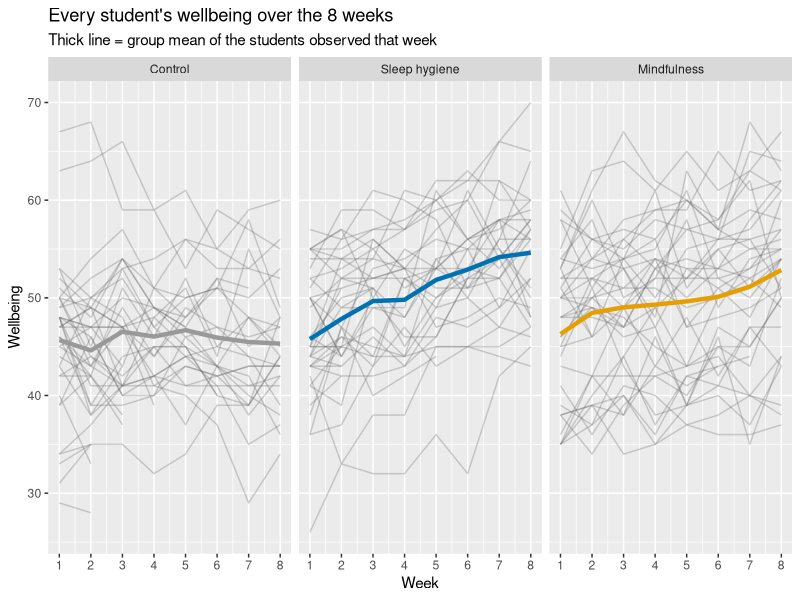
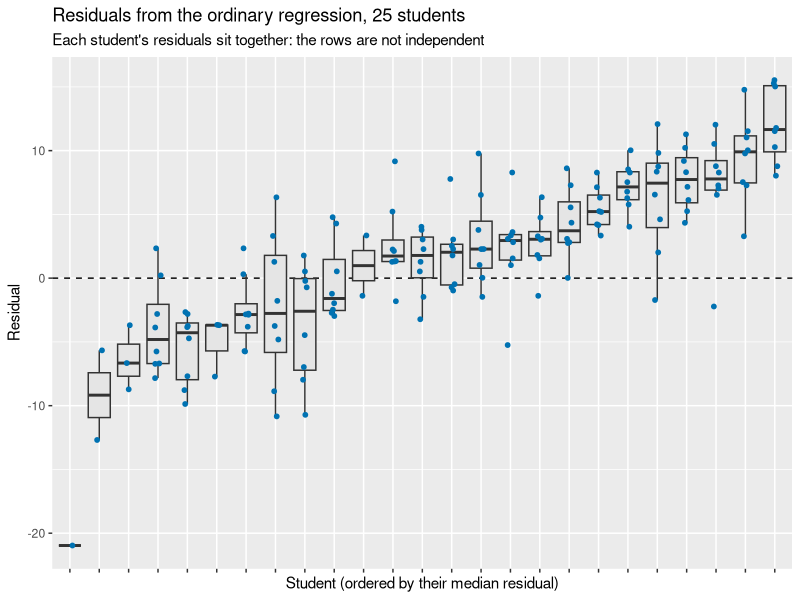
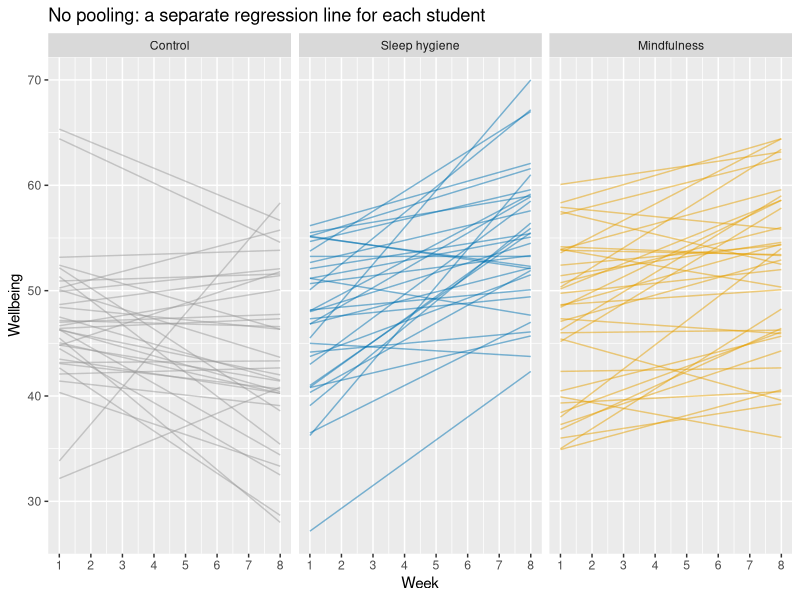
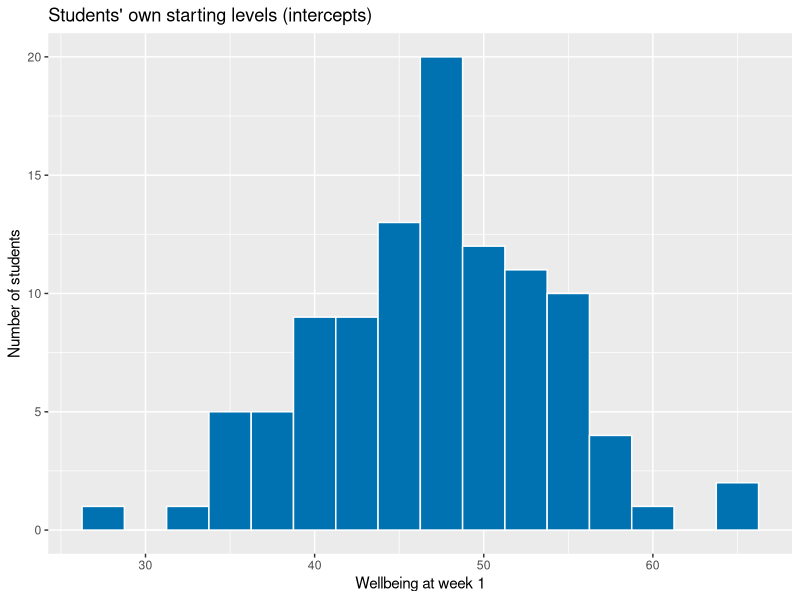
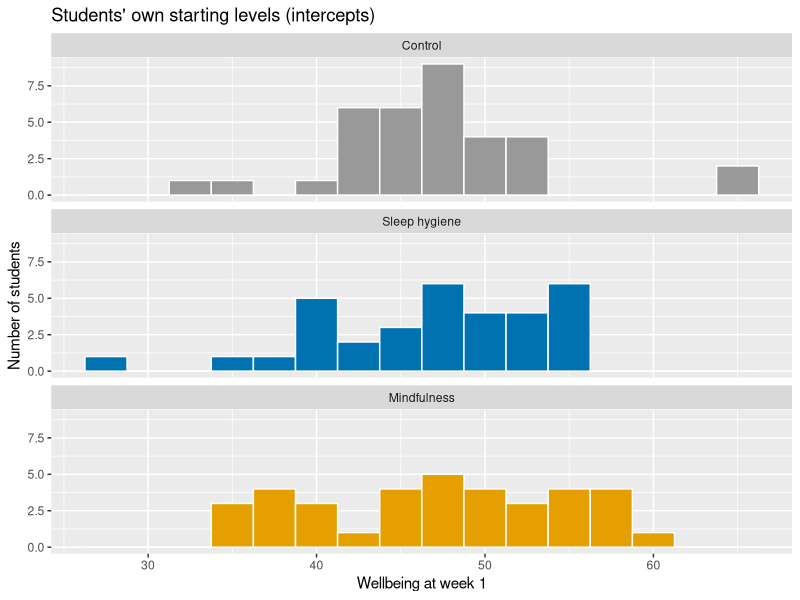
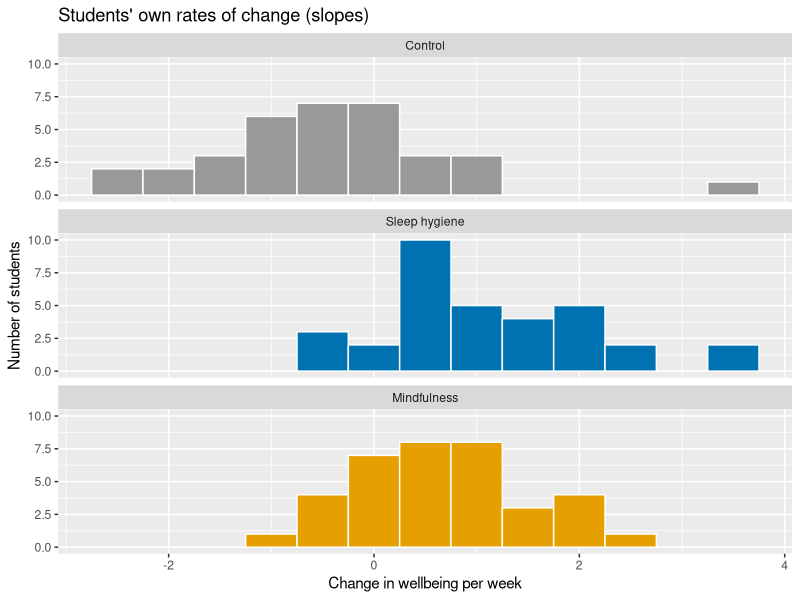
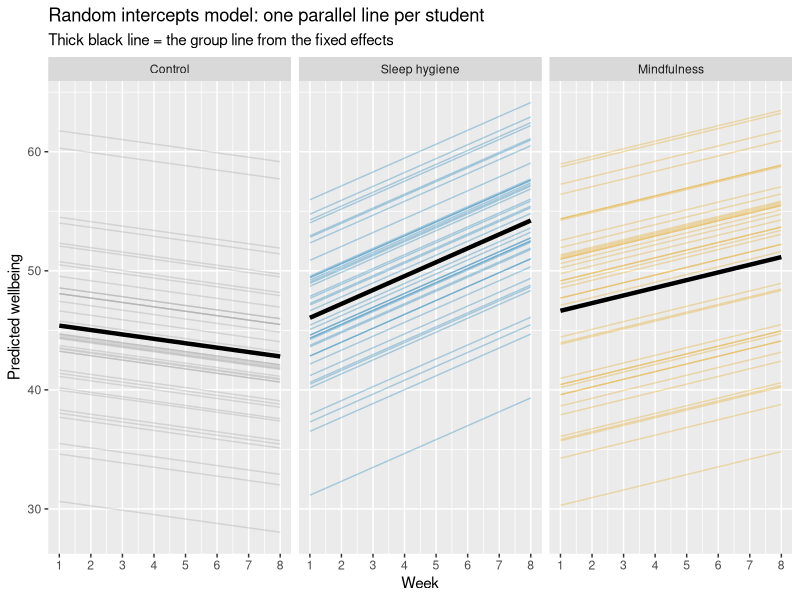

Write R code to recreate these figures, in order.
## ---- chunk 1
library(tidyr)
library(ggplot2)
library(lme4)
library(lmerTest)
library(rstatix)
## ---- chunk 2
#| echo: false
df <- read.csv("data/sleep_study_mixed.csv")
## ---- chunk 3
head(df)
summary(df)
## ---- chunk 4
# Wide to long 
df_long <- pivot_longer(df,
                cols            = week_1:week_8,
                names_to        = "week",
                names_prefix    = "week_",
                names_transform = as.integer,
                values_to       = "wellbeing",
                values_drop_na  = TRUE)
## ---- chunk 5
#create a variable to store our condition labels
cond_levels <- c("Control", "Sleep hygiene", "Mindfulness")

#change the condition to a factor in the long data
df_long$condition <- factor(df_long$condition, levels = cond_levels)

#change the condition to a factor in the wide data
df$condition <- factor(df$condition, levels = cond_levels)
## ---- chunk 6
# week0 = week - 1, so that week0 = 0 is the start of the study and the intercept
# means "wellbeing at week 1". (Centring time is a decision we always have to make.)
df_long$week0 <- df_long$week - 1

## ---- chunk 7
head(df_long, n = 8)
## ---- chunk 8
#students still in the study at each week
colSums(!is.na(df[, paste0("week_", 1:8)]))   

# TRUE = provided all 8 weeks
has_all_weeks <- complete.cases(df)             

#contingency table
table(Condition = df$condition, `All 8 weeks` = has_all_weeks)
## ---- chunk 9
cond_cols <- c("Control" = "#999999", "Sleep hygiene" = "#0072B2", "Mindfulness" = "#E69F00")

## ---- chunk 10

ggplot(df_long, aes(x = week, y = wellbeing, group = id)) + #sets up the initial plot of wellbeing over weeks, split by individual ID
  geom_line(alpha = 0.3, colour = "grey40") + #plots individuals as grey semi-opaque lines
  stat_summary(aes(group = condition, colour = condition),
               fun = mean, geom = "line", linewidth = 1.5) + #adds the mean of each group as a thicker line, coloured by the cond_cols (but with default ggplot2 colours)
  facet_wrap(~ condition) + #splits into 3 subplots based on condition
  scale_colour_manual(values = cond_cols) + #uses the actual colours we want
  scale_x_continuous(breaks = 1:8) + #sets up the ticks on the x axis
  labs(title = "Every student's wellbeing over the 8 weeks",
       subtitle = "Thick line = group mean of the students observed that week",
       x = "Week", y = "Wellbeing") + #adds labels
  theme(legend.position = "none") #says not to plot a legend
## ---- chunk 11
#get participants with complete data
completers <- df$id[has_all_weeks]
#get complete data set
cc <- df_long[df_long$id %in% completers, ]
#set both ID and week as factors
cc$id     <- factor(cc$id)
cc$week_f <- factor(cc$week, levels = 1:8, labels = paste0("wk", 1:8))

length(completers)           # students left (out of 120)
nrow(cc)                     # observations left (out of 802)

#use the rstatix::anova_test function to perform a mixed anova.
rm_res <- anova_test(data = cc, dv = wellbeing, wid = id,
                     between = condition, within = week_f)
rm_res                       # includes Mauchly's test and the GG/HF corrections
get_anova_table(rm_res)      # the ANOVA table, with the sphericity correction applied

## ---- chunk 12
# Ignores which student each row belongs to. Everyone in a condition gets the same line.
m_complete <- lm(wellbeing ~ week0 * condition, data = df_long)
summary(m_complete)
## ---- chunk 13
set.seed(3)
some_students <- sample(unique(df_long$id), 25)
resid_df <- data.frame(student = factor(df_long$id), resid = resid(m_complete))
resid_df <- resid_df[resid_df$student %in% some_students, ]
resid_df$student <- reorder(resid_df$student, resid_df$resid, FUN = median)

ggplot(resid_df, aes(x = student, y = resid)) +
  geom_hline(yintercept = 0, linetype = "dashed") +
  geom_boxplot(outlier.shape = NA, fill = "grey90") +
  geom_jitter(width = 0.1, size = 1.3, colour = "#0072B2") +
  labs(title = "Residuals from the ordinary regression, 25 students",
       subtitle = "Each student's residuals sit together: the rows are not independent",
       x = "Student (ordered by their median residual)", y = "Residual") +
  theme(axis.text.x = element_blank())
## ---- chunk 14
fit_one_student <- function(d) {
  if (nrow(d) < 3) {
    return(data.frame(id = d$id[1], intercept = NA, slope = NA, n_obs = nrow(d)))
  }
  b <- coef(lm(wellbeing ~ week0, data = d))
  data.frame(id = d$id[1], intercept = b[[1]], slope = b[[2]], n_obs = nrow(d))
}

## ---- chunk 15
#apply individual regression function to each participant
person_fits <- do.call(rbind, lapply(split(df_long, df_long$id), fit_one_student))

#also get the condition for that participant and add it to our person_fits dataframe
person_fits$condition <- df$condition[match(person_fits$id, df$id)]

#examine the first few rows.
head(person_fits)             
## ---- chunk 16
fits_ok <- person_fits[!is.na(person_fits$slope), ]
nrow(fits_ok)                 # students we could fit separately
## ---- chunk 17
# Draw all the separate lines
ggplot(fits_ok) +
  geom_segment(aes(x = 1, xend = 8,
                   y = intercept, yend = intercept + 7 * slope,
                   colour = condition), alpha = 0.5) +
  facet_wrap(~ condition) +
  scale_colour_manual(values = cond_cols) +
  scale_x_continuous(breaks = 1:8) +
  labs(title = "No pooling: a separate regression line for each student",
       x = "Week", y = "Wellbeing") +
  theme(legend.position = "none")
## ---- chunk 18
# How much do the intercepts and slopes vary?
ggplot(fits_ok, aes(x = intercept)) +
  geom_histogram(binwidth = 2.5, fill = "#0072B2", colour = "white") +
  labs(title = "Students' own starting levels (intercepts)",
       x = "Wellbeing at week 1", y = "Number of students")
## ---- chunk 19
#same but split by group
ggplot(fits_ok, aes(x = intercept, fill = condition)) +
  geom_histogram(binwidth = 2.5, colour = "white") +
  facet_wrap(~ condition, ncol = 1) +
  scale_fill_manual(values = cond_cols) +
  labs(title = "Students' own starting levels (intercepts)",
       x = "Wellbeing at week 1", y = "Number of students") +
  theme(legend.position = "none")

## ---- chunk 20
ggplot(fits_ok, aes(x = slope, fill = condition)) +
  geom_histogram(binwidth = 0.5, colour = "white") +
  facet_wrap(~ condition, ncol = 1) +
  scale_fill_manual(values = cond_cols) +
  labs(title = "Students' own rates of change (slopes)",
       x = "Change in wellbeing per week", y = "Number of students") +
  theme(legend.position = "none")

## ---- chunk 21
#We can also fit a model that allows students to have their own intercept (1 | id)
m_intercepts <- lmer(wellbeing ~ week0 * condition + (1 | id), data = df_long)
summary(m_intercepts)
## ---- chunk 22
all_students <- expand.grid(id = unique(df_long$id), week0 = 0:7)
all_students$condition    <- df$condition[match(all_students$id, df$id)]
all_students$student_line <- predict(m_intercepts, newdata = all_students)
all_students$week <- all_students$week0 + 1

group_lines <- unique(all_students[, c("condition", "week0", "week")])
group_lines$group_line <- predict(m_intercepts, newdata = group_lines, re.form = NA)

ggplot() +
  geom_line(data = all_students, aes(x = week, y = student_line, group = id, colour = condition), alpha = 0.3) +
  geom_line(data = group_lines, aes(x = week, y = group_line, group = condition),
            colour = "black", linewidth = 1.5) +
  facet_wrap(~ condition) +
  scale_colour_manual(values = cond_cols) +
  scale_x_continuous(breaks = 1:8) +
  labs(title = "Random intercepts model: one parallel line per student",
       subtitle = "Thick black line = the group line from the fixed effects",
       x = "Week", y = "Predicted wellbeing") +
  theme(legend.position = "none")

## ---- chunk 23
  se_table <- data.frame(lm = coef(summary(m_complete))[, "Std. Error"],
                         random_intercept = coef(summary(m_intercepts))[, "Std. Error"])
  round(se_table, 2)
